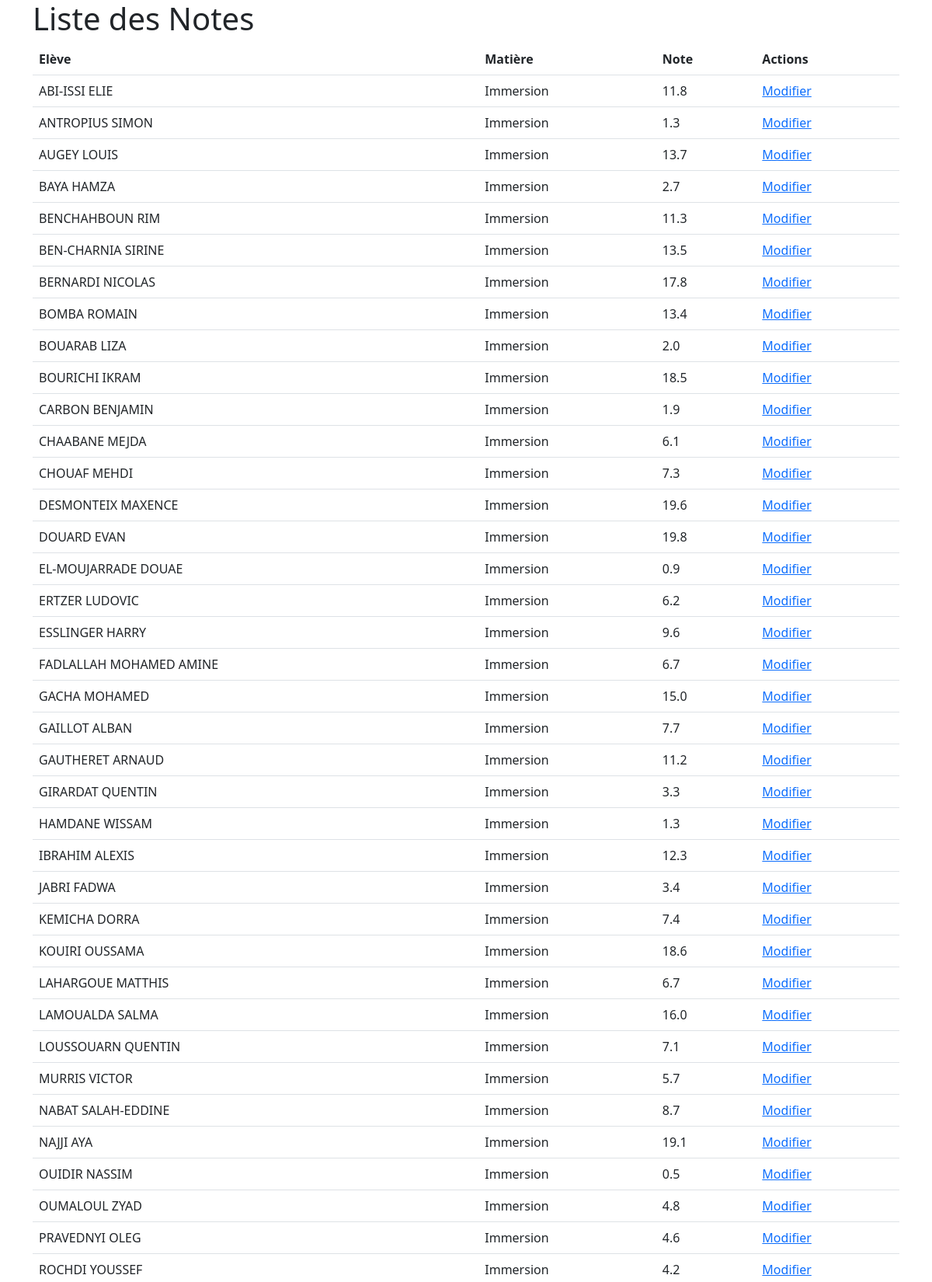
Page /notes/notes/2/ (upper part) on the committed database.
### Notes/models.py (models this page shows, shortened)
class Note(models.Model):
    note = models.FloatField()
    date = models.DateTimeField(auto_now_add=True)
    matiere = models.ForeignKey(Matiere, on_delete=models.CASCADE)
    eleve = models.ForeignKey(Eleve, on_delete=models.CASCADE)

class Matiere(models.Model):
    name = models.CharField(max_length=255)
    name_enseignant = models.ForeignKey(Enseignant, on_delete=models.CASCADE)
    coefficient = models.FloatField()
    ue = models.ForeignKey(UE, on_delete=models.CASCADE)

### User/models.py (models this page shows, shortened)
class Eleve(AbstractBaseUser):
    id = models.AutoField(primary_key=True)
    name = models.CharField(max_length=255)
    firstName = models.CharField(max_length=255)
    email = models.EmailField(unique=True)
    password = models.CharField(max_length=255, null=True)
    is_first_co = models.BooleanField(default=True)
    last_login = models.DateTimeField(auto_now_add=True, null=True)
    is_active = models.BooleanField(default=False)
    USERNAME_FIELD = 'email'
    REQUIRED_FIELDS = []

### Notes/views.py (the view)
# urls.py: path('notes/<int:matiere>/', views.note_liste, name='note_liste'),
def note_liste(request, matiere):
    notes = Note.objects.filter(matiere=matiere).select_related('eleve')
    eleves = notes.values_list('eleve', flat=True).distinct()
    return render(request, 'note_liste.html', {'notes': notes, 'eleves': eleves})

### Notes/templates/note_liste.html (shortened to what this page needs)
<!DOCTYPE html>
<html lang="en">
<head>
    <link href="https://cdn.jsdelivr.net/npm/bootstrap@5.3.0-alpha1/dist/css/bootstrap.min.css" rel="stylesheet">
</head>
<body>
    <div class="container">
        <h1>Liste des Notes</h1>
        <table class="table">
            <thead>
                <tr>
                    <th scope="col">Elève</th>
                    <th scope="col">Matière</th>
                    <th scope="col">Note</th>
                    <th scope="col">Actions</th>
                </tr>
            </thead>
            <tbody>
                {% for note in notes %}
                <tr id="note-{{ note.pk }}">
                    <td>{{ note.eleve.name }}  {{ note.eleve.firstName }}</td>
                    <td>{{ note.matiere.name }}</td>
                    <td><span class="note">{{ note.note }}</span></td>
                    <td>
                        <a href="#" class="edit-link" data-note-id="{{ note.pk }}">Modifier</a>
                    </td>
                </tr>
                {% endfor %}
            </tbody>
        </table>
    </div>
</body>
</html>

### rows in the picture
Note: eleve.name "ABI-ISSI", eleve.firstName "ELIE", matiere.name "Immersion", note "11.8"
Note: eleve.name "ANTROPIUS", eleve.firstName "SIMON", matiere.name "Immersion", note "1.3"
Note: eleve.name "AUGEY", eleve.firstName "LOUIS", matiere.name "Immersion", note "13.7"
Note: eleve.name "BAYA", eleve.firstName "HAMZA", matiere.name "Immersion", note "2.7"
Note: eleve.name "BENCHAHBOUN", eleve.firstName "RIM", matiere.name "Immersion", note "11.3"
Note: eleve.name "BEN-CHARNIA", eleve.firstName "SIRINE", matiere.name "Immersion", note "13.5"
Note: eleve.name "BERNARDI", eleve.firstName "NICOLAS", matiere.name "Immersion", note "17.8"
Note: eleve.name "BOMBA", eleve.firstName "ROMAIN", matiere.name "Immersion", note "13.4"
Note: eleve.name "BOUARAB", eleve.firstName "LIZA", matiere.name "Immersion", note "2.0"
Note: eleve.name "BOURICHI", eleve.firstName "IKRAM", matiere.name "Immersion", note "18.5"
Note: eleve.name "CARBON", eleve.firstName "BENJAMIN", matiere.name "Immersion", note "1.9"
Note: eleve.name "CHAABANE", eleve.firstName "MEJDA", matiere.name "Immersion", note "6.1"
Note: eleve.name "CHOUAF", eleve.firstName "MEHDI", matiere.name "Immersion", note "7.3"
Note: eleve.name "DESMONTEIX", eleve.firstName "MAXENCE", matiere.name "Immersion", note "19.6"
Note: eleve.name "DOUARD", eleve.firstName "EVAN", matiere.name "Immersion", note "19.8"
Note: eleve.name "EL-MOUJARRADE", eleve.firstName "DOUAE", matiere.name "Immersion", note "0.9"
Note: eleve.name "ERTZER", eleve.firstName "LUDOVIC", matiere.name "Immersion", note "6.2"
Note: eleve.name "ESSLINGER", eleve.firstName "HARRY", matiere.name "Immersion", note "9.6"
Note: eleve.name "FADLALLAH", eleve.firstName "MOHAMED AMINE", matiere.name "Immersion", note "6.7"
Note: eleve.name "GACHA", eleve.firstName "MOHAMED", matiere.name "Immersion", note "15.0"
Note: eleve.name "GAILLOT", eleve.firstName "ALBAN", matiere.name "Immersion", note "7.7"
Note: eleve.name "GAUTHERET", eleve.firstName "ARNAUD", matiere.name "Immersion", note "11.2"
Note: eleve.name "GIRARDAT", eleve.firstName "QUENTIN", matiere.name "Immersion", note "3.3"
Note: eleve.name "HAMDANE", eleve.firstName "WISSAM", matiere.name "Immersion", note "1.3"
Note: eleve.name "IBRAHIM", eleve.firstName "ALEXIS", matiere.name "Immersion", note "12.3"
Note: eleve.name "JABRI", eleve.firstName "FADWA", matiere.name "Immersion", note "3.4"
Note: eleve.name "KEMICHA", eleve.firstName "DORRA", matiere.name "Immersion", note "7.4"
Note: eleve.name "KOUIRI", eleve.firstName "OUSSAMA", matiere.name "Immersion", note "18.6"
Note: eleve.name "LAHARGOUE", eleve.firstName "MATTHIS", matiere.name "Immersion", note "6.7"
Note: eleve.name "LAMOUALDA", eleve.firstName "SALMA", matiere.name "Immersion", note "16.0"
Note: eleve.name "LOUSSOUARN", eleve.firstName "QUENTIN", matiere.name "Immersion", note "7.1"
Note: eleve.name "MURRIS", eleve.firstName "VICTOR", matiere.name "Immersion", note "5.7"
Note: eleve.name "NABAT", eleve.firstName "SALAH-EDDINE", matiere.name "Immersion", note "8.7"
Note: eleve.name "NAJJI", eleve.firstName "AYA", matiere.name "Immersion", note "19.1"
Note: eleve.name "OUIDIR", eleve.firstName "NASSIM", matiere.name "Immersion", note "0.5"
Note: eleve.name "OUMALOUL", eleve.firstName "ZYAD", matiere.name "Immersion", note "4.8"
Note: eleve.name "PRAVEDNYI", eleve.firstName "OLEG", matiere.name "Immersion", note "4.6"
Note: eleve.name "ROCHDI", eleve.firstName "YOUSSEF", matiere.name "Immersion", note "4.2"
